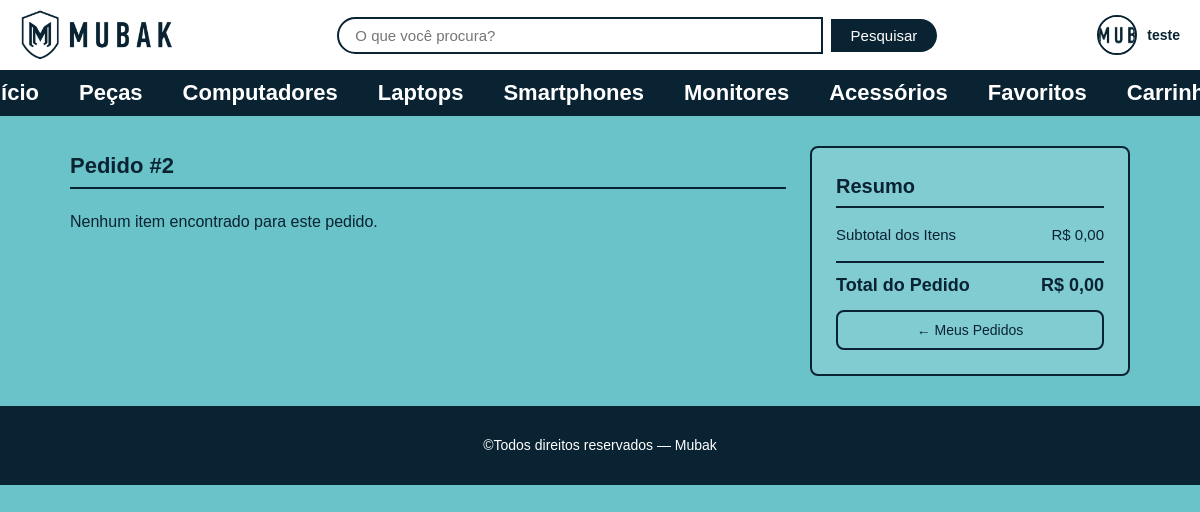
Page /perfil/pedidos/2 (signed in) on the earlier database version.
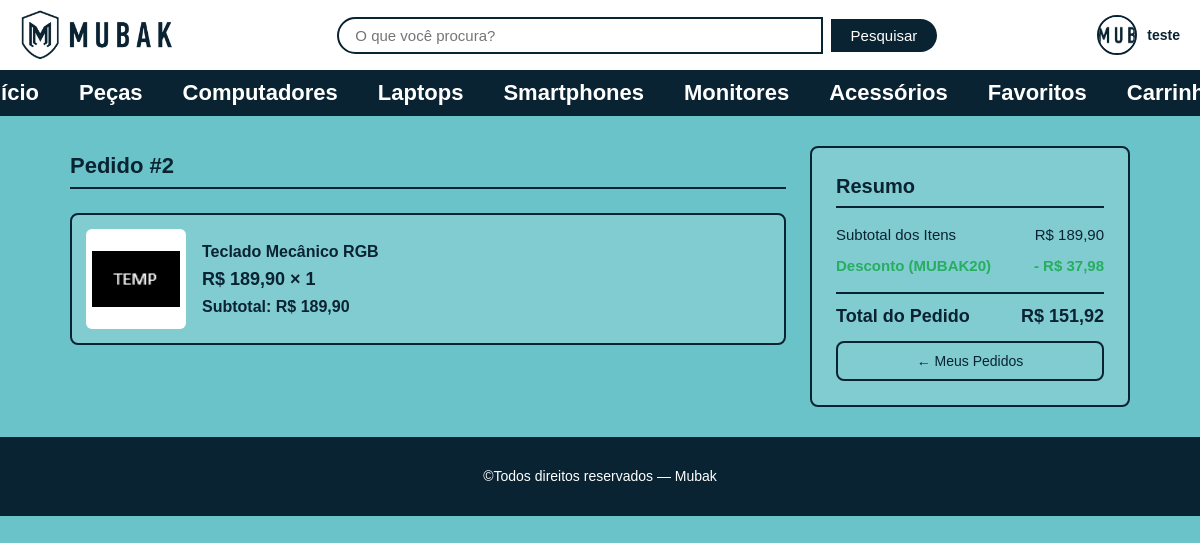
Same page on the later database version.
### tables this page shows
CREATE TABLE item_pedido(
            id_item_pedido INTEGER PRIMARY KEY AUTOINCREMENT NOT NULL,
            id_pedido INT NOT NULL,
            id_produto INT NOT NULL,
            quantidade INT NOT NULL,
            preco_unitario DECIMAL(10,2) NOT NULL,
            FOREIGN KEY(id_pedido) REFERENCES pedido(id_pedido),
            FOREIGN KEY(id_produto) REFERENCES produto(id_produto)
        );

CREATE TABLE produto(
            id_produto INTEGER PRIMARY KEY AUTOINCREMENT NOT NULL,
            nome varchar(50) NOT NULL,
            descricao varchar(100) NOT NULL,
            especificacao_tecnica varchar(100) NOT NULL,
            preco float NOT NULL,
            estoque INT NOT NULL,
            status_prod varchar(50) NOT NULL,
            id_categoria INT,
            FOREIGN KEY(id_categoria) REFERENCES categoria(id_categoria)
        );

CREATE TABLE cupom(
            id_cupom INTEGER PRIMARY KEY AUTOINCREMENT NOT NULL,
            codigo varchar(50) NOT NULL,
            inicio DATE NOT NULL,
            fim DATE NOT NULL,
            valor float NOT NULL,
            ativo boolean NOT NULL
        );

CREATE TABLE pedido(
            id_pedido INTEGER PRIMARY KEY AUTOINCREMENT NOT NULL,
            id_usuario INT NOT NULL,
            id_endereco INT NOT NULL,
            data_pedido DATE NOT NULL,
            valor_total DECIMAL(10,2) NOT NULL,
            status_pedido VARCHAR(50) NOT NULL, id_cupom INT, valor_desconto DECIMAL(10,2) DEFAULT 0,
            FOREIGN KEY(id_usuario) REFERENCES usuario(id_usuario),
            FOREIGN KEY(id_endereco) REFERENCES endereco(id_endereco)
        );

### routes/user_routes.py (the view)
@bp.route('/perfil/pedidos/<int:id_pedido>')
@login_required
def detalhe_pedido(id_pedido):
    itens = get_itens_pedido(id_pedido)
    pedido = get_pedido_por_id(id_pedido)
    return render_template(
        'pages/detalhe_pedido.html', itens=itens, id_pedido=id_pedido, pedido=pedido
    )

### app.py (called while the page is built)
@app.before_request
def verificar_inatividade():
    if 'user_id' in session:
        agora = datetime.now()
        ultima_atividade = session.get('ultima_atividade')
        if ultima_atividade:
            ultima_atividade = datetime.fromisoformat(ultima_atividade)
            if agora - ultima_atividade > TEMPO_INATIVIDADE:
                session.clear()
                return redirect(url_for('auth.login'))
        session.permanent = True
        session['ultima_atividade'] = agora.isoformat()

### database.py (called while the page is built)
def get_db_connection():
    conn = sqlite3.connect(DATABASE)
    conn.row_factory = sqlite3.Row
    return conn

### models/pedido_model.py (called while the page is built)
def get_pedido_por_id(id_pedido):
    conn = get_db_connection()
    row = conn.execute(
        """SELECT pe.*, c.codigo AS cupom_codigo
           FROM pedido pe
           LEFT JOIN cupom c ON pe.id_cupom = c.id_cupom
           WHERE pe.id_pedido=?""",
        (id_pedido,)
    ).fetchone()
    conn.close()
    return row

### templates/pages/detalhe_pedido.html (shortened to what this page needs)
<!DOCTYPE html>
<html lang="pt-br">
<head>
    <link rel="stylesheet" href="{{ url_for('static', filename='css/reset.css') }}">
    <link rel="stylesheet" href="{{ url_for('static', filename='css/global.css') }}">
    <link rel="stylesheet" href="{{ url_for('static', filename='css/carrinho.css') }}">
    <link rel="stylesheet" href="{{ url_for('static', filename='css/perfil.css') }}">
    <link rel="stylesheet" href="{{ url_for('static', filename='css/responsive.css') }}">
</head>
<body>
    {% include 'partials/header.html' %}
    <main>
        <div class="carrinho_container">
            <div class="carrinho_lista">
                <h2>Pedido #{{ id_pedido }}</h2>
                {% for item in itens %}
                <div class="carrinho_item">
                    {% if item.imagem %}
                    <img src="{{ url_for('static', filename='uploads/' + item.imagem) }}"
                         alt="{{ item.nome }}">
                    {% else %}
                    <img src="{{ url_for('static', filename='images/temp.png') }}"
                         alt="{{ item.nome }}">
                    {% endif %}
                    <div class="carrinho_item_info">
                        <span class="carrinho_item_nome">{{ item.nome }}</span>
                        <span class="carrinho_item_preco">
                            R$ {{ "%.2f"|format(item.preco_unitario)|replace(".", ",") }} × {{ item.quantidade }}
                        </span>
                        <span class="carrinho_item_subtotal">
                            Subtotal: R$ {{ "%.2f"|format(item.preco_unitario * item.quantidade)|replace(".", ",") }}
                        </span>
                    </div>
                </div>
                {% else %}
                <p class="perfil_sem_itens">Nenhum item encontrado para este pedido.</p>
                {% endfor %}
            </div>
            <aside class="carrinho_resumo">
                <h2>Resumo</h2>
                <div class="resumo_linha">
                    <span>Subtotal dos Itens</span>
                    <span>
                        R$ {% if itens %}
                           {{ "%.2f"|format(itens|sum(attribute='preco_unitario'))|replace(".", ",") }}
                           {% else %}0,00{% endif %}
                    </span>
                </div>
                {% if pedido and pedido.valor_desconto and pedido.valor_desconto > 0 %}
                <div class="resumo_linha cupom_desconto_linha">
                    <span>Desconto{% if pedido.cupom_codigo %} ({{ pedido.cupom_codigo }}){% endif %}</span>
                    <span>- R$ {{ "%.2f"|format(pedido.valor_desconto)|replace(".", ",") }}</span>
                </div>
                {% endif %}
                <div class="resumo_linha total">
                    <span>Total do Pedido</span>
                    <span>
                        R$ {% if pedido %}
                           {{ "%.2f"|format(pedido.valor_total)|replace(".", ",") }}
                           {% else %}0,00{% endif %}
                    </span>
                </div>
                <a href="{{ url_for('user.perfil_pedidos') }}"
                   class="btn_continuar_comprando">← Meus Pedidos</a>
            </aside>
        </div>
    </main>
    {% include 'partials/footer.html' %}
</body>
</html>

Differences in the rows shown:
added item_pedido: nome "Teclado Mecânico RGB", preco_unitario "189,90", quantidade "1", preco_unitario+quantidade "189,90"
added cupom: cupom_codigo "MUBAK20"
added pedido: valor_desconto "37,98", valor_total "151,92"
Other differences:
{{ "%.2f"|format(itens|sum(attribute='preco_unitario'))|replace(".", ",") }}: (not shown) → "189,90"
text no longer shown: "Nenhum item encontrado para este pedido. 0,00 0,00"
text now shown: "Desconto ( ) - R$"
